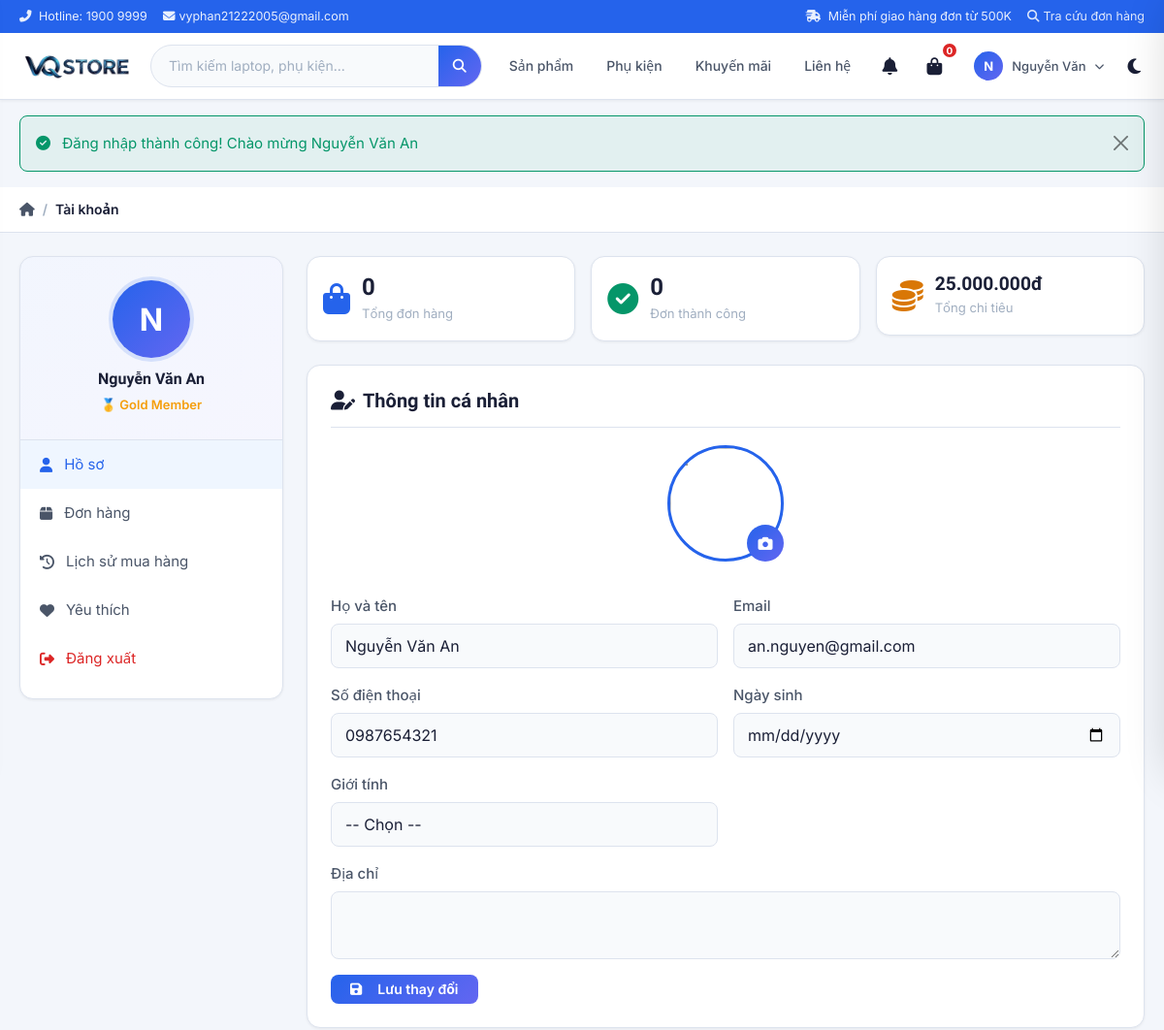
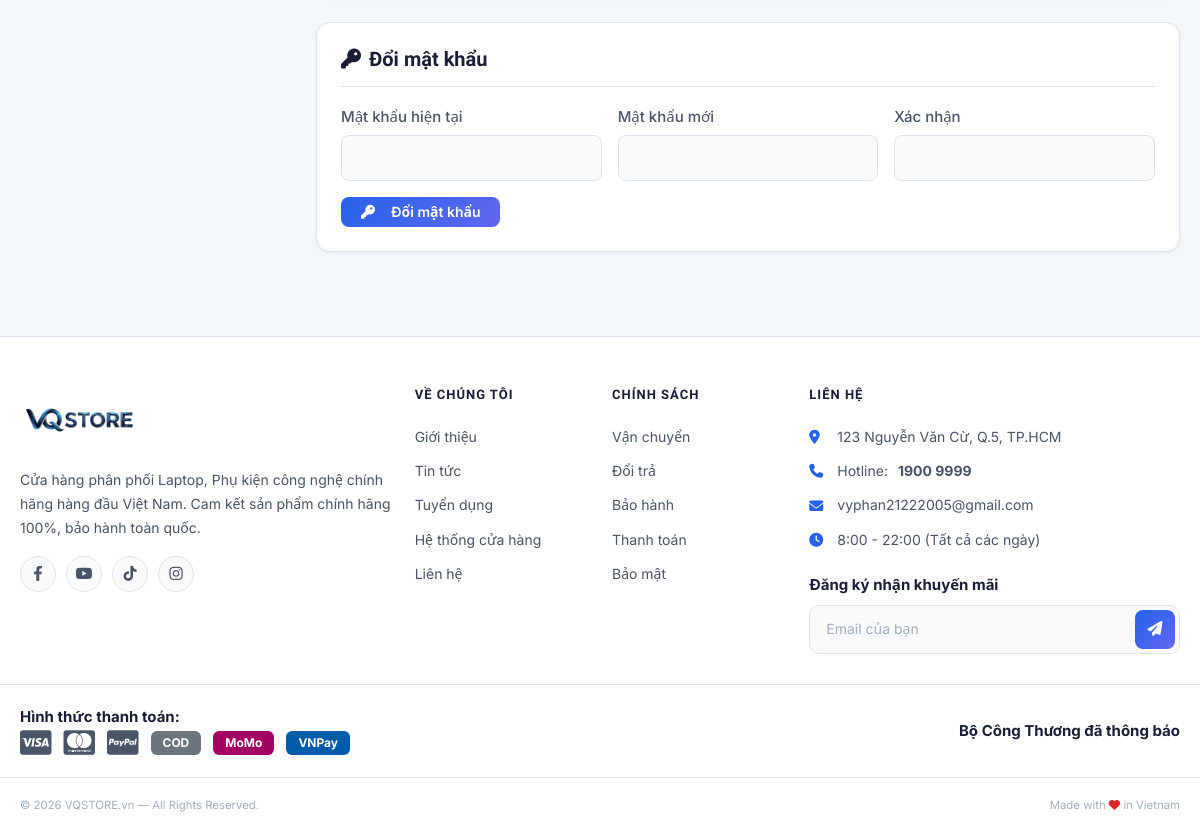
Page /account (signed in) on the committed database (2 pictures, top to bottom).
### tables this page shows
CREATE TABLE `nguoi_dung` (
    `id` INT AUTO_INCREMENT PRIMARY KEY,
    `ho_ten` VARCHAR(100) NOT NULL,
    `thu_dien_tu` VARCHAR(100) NOT NULL UNIQUE,
    `mat_khau` VARCHAR(255) DEFAULT NULL,
    `so_dien_thoai` VARCHAR(20) DEFAULT NULL,
    `anh_dai_dien` VARCHAR(255) DEFAULT NULL,
    `ngay_sinh` DATE DEFAULT NULL,
    `gioi_tinh` ENUM('male','female','other') DEFAULT NULL,
    `dia_chi` TEXT DEFAULT NULL,
    `hang` ENUM('silver','gold','diamond') DEFAULT 'silver',
    `tong_chi_tieu` DECIMAL(15,2) DEFAULT 0,
    `tong_don_hang` INT DEFAULT 0,
    `id_google` VARCHAR(100) DEFAULT NULL,
    `ma_dat_lai` VARCHAR(100) DEFAULT NULL,
    `han_dat_lai` DATETIME DEFAULT NULL,
    `trang_thai` ENUM('active','blocked') DEFAULT 'active',
    `ngay_tao` TIMESTAMP DEFAULT CURRENT_TIMESTAMP,
    `ngay_cap_nhat` TIMESTAMP DEFAULT CURRENT_TIMESTAMP ON UPDATE CURRENT_TIMESTAMP,
    INDEX idx_thu_dien_tu (thu_dien_tu),
    INDEX idx_google (id_google)
);

### views/tai_khoan/ho_so.php (the view, shortened to what the rows shown need)
<?php include ROOT_PATH . '/views/bo_cuc/dau_trang.php'; ?>
<nav class="breadcrumb-wrap">
    <div class="container">
        <ol class="breadcrumb mb-0">
            <li class="breadcrumb-item"><a href="<?= SITE_URL ?>"><i class="fas fa-home"></i></a></li>
            <li class="breadcrumb-item active">Tài khoản</li>
        </ol>
    </div>
</nav>
<div class="container py-4">
    <div class="row g-4">
        <div class="col-lg-3">
            <div class="account-sidebar">
                <div class="account-user-card">
                    <div class="account-avatar">
                        <?php if (!empty($user['anh_dai_dien'])): ?>
                            <img src="<?= imgUrl($user['anh_dai_dien']) ?>" alt="">
                        <?php else: ?>
                            <span><?= mb_strtoupper(mb_substr($user['ho_ten'] ?? '', 0, 1)) ?></span>
                        <?php endif; ?>
                    </div>
                    <h6 class="account-name"><?= htmlspecialchars($user['ho_ten'] ?? '') ?></h6>
                    <?php $rank = getUserRankInfo($user['hang'] ?? 'silver'); ?>
                    <span class="account-rank" style="color:<?= $rank['color'] ?>">
                        <?= $rank['icon'] ?> <?= $rank['name'] ?> Member
                    </span>
                </div>
                <ul class="account-nav">
                    <li><a href="<?= SITE_URL ?>/account" class="active"><i class="fas fa-user"></i> Hồ sơ</a></li>
                    <li><a href="<?= SITE_URL ?>/order"><i class="fas fa-box"></i> Đơn hàng</a></li>
                    <li><a href="<?= SITE_URL ?>/account/history"><i class="fas fa-history"></i> Lịch sử mua hàng</a></li>
                    <li><a href="<?= SITE_URL ?>/wishlist"><i class="fas fa-heart"></i> Yêu thích</a></li>
                    <li><a href="<?= SITE_URL ?>/auth/logout" class="text-danger"><i class="fas fa-sign-out-alt"></i> Đăng xuất</a></li>
                </ul>
            </div>
        </div>
        <div class="col-lg-9">
            <div class="row g-3 mb-4">
                <div class="col-md-4">
                    <div class="stat-card-user">
                        <i class="fas fa-shopping-bag stat-icon-user"></i>
                        <div>
                            <h3><?= $totalOrders ?></h3>
                            <small>Tổng đơn hàng</small>
                        </div>
                    </div>
                </div>
                <div class="col-md-4">
                    <div class="stat-card-user">
                        <i class="fas fa-check-circle stat-icon-user text-success"></i>
                        <div>
                            <h3><?= $successOrders ?></h3>
                            <small>Đơn thành công</small>
                        </div>
                    </div>
                </div>
                <div class="col-md-4">
                    <div class="stat-card-user">
                        <i class="fas fa-coins stat-icon-user text-warning"></i>
                        <div>
                            <h3 style="font-size:1.2rem"><?= formatPrice($user['tong_chi_tieu'] ?? 0) ?></h3>
                            <small>Tổng chi tiêu</small>
                        </div>
                    </div>
                </div>
            </div>
            <div class="checkout-card">
                <h5 class="checkout-card-title"><i class="fas fa-user-edit me-2"></i>Thông tin cá nhân</h5>
                <form method="POST" action="<?= SITE_URL ?>/account/update" enctype="multipart/form-data">
                    <div class="text-center mb-4">
                        <div class="avatar-upload-wrap">
                            <img id="avatarPreview"
                                 src="<?= !empty($user['anh_dai_dien']) ? imgUrl($user['anh_dai_dien']) : ASSETS_URL . '/images/no-avatar.png' ?>"
                                 alt="" class="avatar-preview"
                                 onerror="this.onerror=null; this.src='<?= ASSETS_URL ?>/images/no-avatar.png'">
                            <label class="btn-avatar-upload">
                                <i class="fas fa-camera"></i>
                            </label>
                        </div>
                    </div>
                    <div class="row g-3">
                        <div class="col-md-6">
                            <label class="form-label">Họ và tên</label>
                            <input type="text" name="full_name" class="form-control form-tech" required
                                   value="<?= htmlspecialchars($user['ho_ten'] ?? '') ?>">
                        </div>
                        <div class="col-md-6">
                            <label class="form-label">Email</label>
                            <input type="email" class="form-control form-tech" readonly
                                   value="<?= htmlspecialchars($user['thu_dien_tu'] ?? '') ?>">
                        </div>
                        <div class="col-md-6">
                            <label class="form-label">Số điện thoại</label>
                            <input type="tel" name="phone" id="profilePhone" class="form-control form-tech"
                                   value="<?= htmlspecialchars($user['so_dien_thoai'] ?? '') ?>">
                        </div>
                        <div class="col-md-6">
                            <label class="form-label">Ngày sinh</label>
                            <input type="date" name="birthday" class="form-control form-tech"
                                   value="<?= htmlspecialchars($user['ngay_sinh'] ?? '') ?>">
                        </div>
                        <div class="col-md-6">
                            <label class="form-label">Giới tính</label>
                            <select name="gender" class="form-control form-tech">
                                <option value="">-- Chọn --</option>
                            </select>
                        </div>
                        <div class="col-12">
                            <label class="form-label">Địa chỉ</label>
                            <textarea name="address" class="form-control form-tech" rows="2"><?= htmlspecialchars($user['dia_chi'] ?? '') ?></textarea>
                        </div>
                        <div class="col-12">
                            <button type="submit" class="btn btn-tech">
                                <i class="fas fa-save me-2"></i>Lưu thay đổi
                            </button>
                        </div>
                    </div>
                </form>
            </div>
            <div class="checkout-card mt-4">
                <h5 class="checkout-card-title"><i class="fas fa-key me-2"></i>Đổi mật khẩu</h5>
                <form method="POST" action="<?= SITE_URL ?>/account/update">
                    <div class="row g-3">
                        <div class="col-md-4">
                            <label class="form-label">Mật khẩu hiện tại</label>
                            <input type="password" name="current_password" class="form-control form-tech" required>
                        </div>
                        <div class="col-md-4">
                            <label class="form-label">Mật khẩu mới</label>
                            <input type="password" name="new_password" class="form-control form-tech" required minlength="6">
                        </div>
                        <div class="col-md-4">
                            <label class="form-label">Xác nhận</label>
                            <input type="password" name="confirm_password" class="form-control form-tech" required minlength="6">
                        </div>
                        <div class="col-12">
                            <button type="submit" class="btn btn-tech">
                                <i class="fas fa-key me-2"></i>Đổi mật khẩu
                            </button>
                        </div>
                    </div>
                </form>
            </div>
        </div>
    </div>
</div>
<?php include ROOT_PATH . '/views/bo_cuc/chan_trang.php'; ?>

### views/bo_cuc/thanh_dieu_huong.php (shortened to what the rows shown need)
<nav class="navbar-main">
    <div class="container">
        <div class="navbar-row">
            <a href="<?= SITE_URL ?>" class="nav-logo">
               <img src="<?= ASSETS_URL ?>/images/logo_VQSTORE.png?v=<?= filemtime(ROOT_PATH.'/assets/images/logo_VQSTORE.png') ?>"
                    alt="Laptop Store"
                    class="logo-img">
            </a>
            <div class="nav-search-wrap">
                <form action="<?= SITE_URL ?>/products" method="GET" class="nav-search-form" id="searchForm">
                    <input type="text" name="q" id="searchInput"
                           placeholder="Tìm kiếm laptop, phụ kiện..."
                           autocomplete="off"
                           value="<?= htmlspecialchars($_GET['q'] ?? '') ?>">
                    <button type="submit" aria-label="Tìm kiếm">
                        <i class="fas fa-search"></i>
                    </button>
                </form>
            </div>
            <div class="nav-right">
                <a href="<?= SITE_URL ?>/products"
                   class="nav-link-plain" style="display:none" id="navSP">Sản phẩm</a>
                <a href="<?= SITE_URL ?>/products?type=phu-kien"
                   class="nav-link-plain" style="display:none" id="navPK">Phụ kiện</a>
                <a href="<?= SITE_URL ?>/khuyen-mai"
                   class="nav-link-plain" style="display:none" id="navKM">Khuyến mãi</a>
                <a href="<?= SITE_URL ?>/contact"
                   class="nav-link-plain" style="display:none" id="navLH">Liên hệ</a>
                <?php if (isLoggedIn() && $currentUser): ?>
                <div class="nav-notif-wrap" id="notifWrap">
                    <button class="nav-icon-btn" id="notifToggleBtn" title="Thông báo" aria-label="Thông báo">
                        <i class="fas fa-bell"></i>
                    </button>
                </div>
                <?php endif; ?>
                <button class="nav-icon-btn cart-toggle" id="cartToggleBtn" title="Giỏ hàng">
                    <i class="fas fa-shopping-bag"></i>
                    <span class="nav-badge" id="cartBadgeNav"><?= $cartCount ?></span>
                </button>
                <?php if (isLoggedIn() && $currentUser): ?>
                <div class="nav-item">
                    <button class="nav-link-btn nav-user-btn">
                        <div class="nav-user-avatar">
                            <?php if (!empty($currentUser['anh_dai_dien'])): ?>
                                <img src="<?= imgUrl($currentUser['anh_dai_dien']) ?>" alt="">
                            <?php else: ?>
                                <span><?= mb_strtoupper(mb_substr($currentUser['ho_ten'], 0, 1)) ?></span>
                            <?php endif; ?>
                        </div>
                        <span class="d-none d-xl-inline" style="font-size:13px;max-width:88px;overflow:hidden;text-overflow:ellipsis;white-space:nowrap;margin-left:4px">
                            <?= htmlspecialchars(mb_substr($currentUser['ho_ten'], 0, 10)) ?>
                        </span>
                        <i class="fas fa-chevron-down" style="font-size:10px;margin-left:4px"></i>
                    </button>
                </div>
                <?php endif; ?>
                <button class="nav-theme-btn" id="themeToggle" title="Chuyển sáng/tối">
                    <i class="fas fa-moon" id="themeIcon"></i>
                </button>
            </div>
        </div>
    </div>
</nav>

### rows in the picture
nguoi_dung: ho_ten "N", ho_ten "Nguyễn Văn", ho_ten "Nguyễn Văn An", hang "🥇", hang "Gold", tong_chi_tieu "25.000.000đ", full_name "Nguyễn Văn An", thu_dien_tu "an.nguyen@gmail.com", phone "0987654321"

### other values in the picture
SMTP_USER "vyphan21222005@gmail.com"
$cartCount "0"
$flash['message'] "Đăng nhập thành công! Chào mừng Nguyễn Văn An"
$totalOrders "0"
$successOrders "0"
